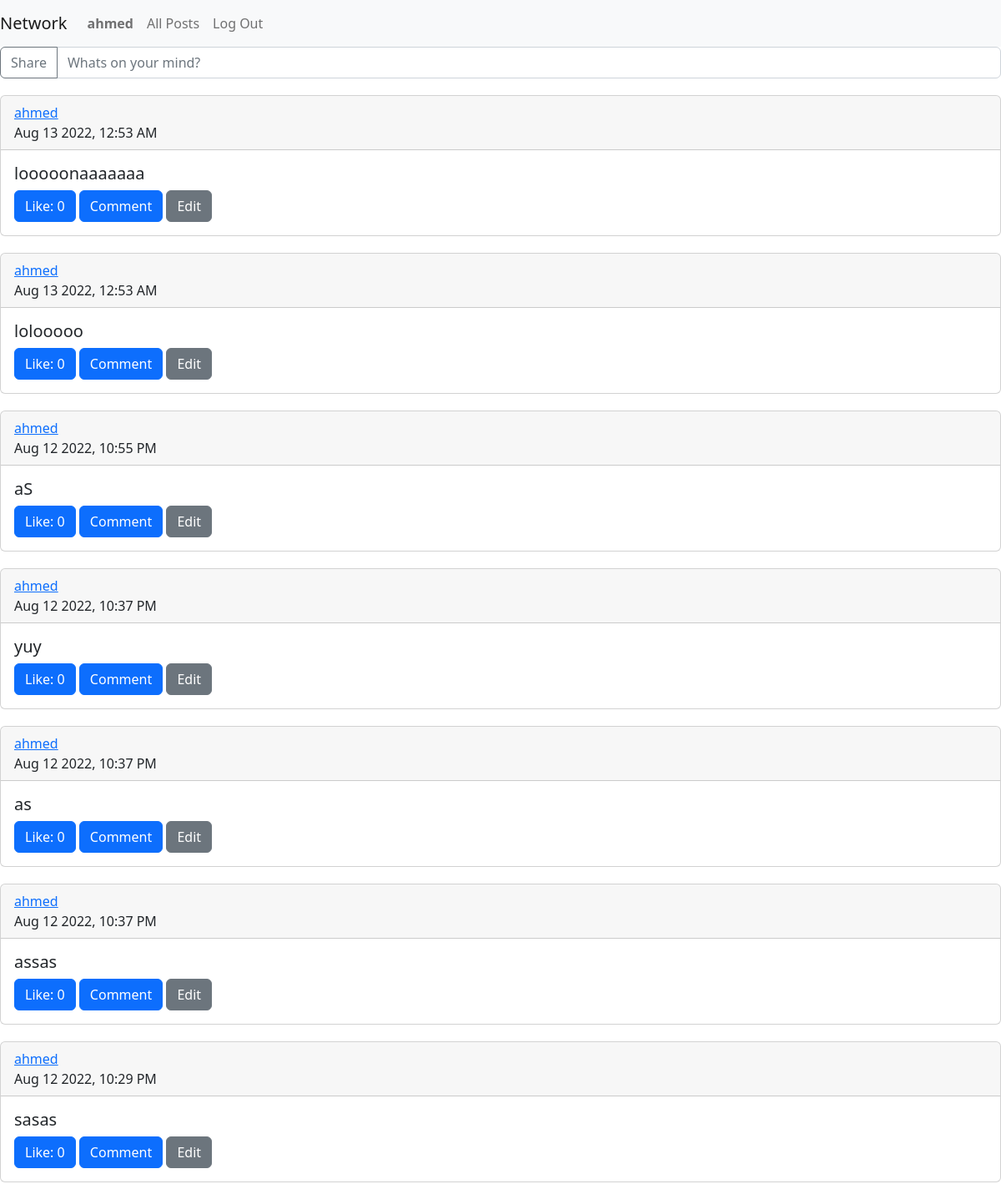
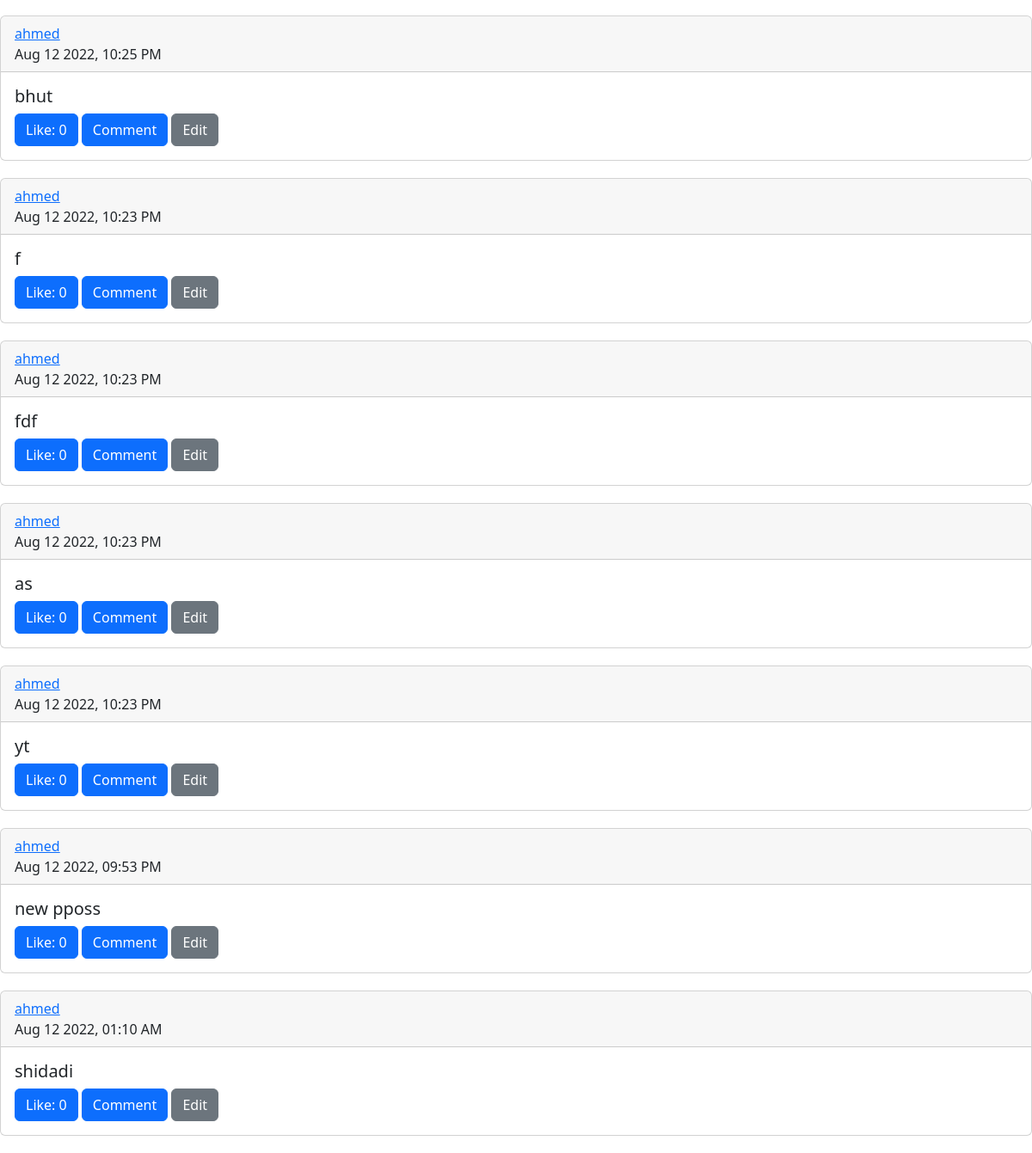
Screenshot of / (signed in) with the database file from the repository (2 pictures, top to bottom).
### network/models.py (models this page shows)
class User(AbstractUser):
    pass

class Post(models.Model):
    user_post = models.ForeignKey(User, on_delete=models.CASCADE,related_name="user_post", default="1")
    post = models.CharField(max_length=2000, null=False, blank=False, default="")
    timestamp = models.DateTimeField(auto_now_add=True)
    def serialize(self):
        likes = len(self.liked_on.all())
        return {
            "id":self.id,
            "user_post":self.user_post.username,
            "post": self.post,
            "time":self.timestamp.strftime("%b %d %Y, %I:%M %p"),
            "likes":likes
        }

### network/views.py (the view)
# urls.py: path("", views.index, name="index"),
def index(request):
    if not request.user.is_authenticated:
        return HttpResponseRedirect(reverse('login'))
    user = User.objects.get(pk=request.user.id)
    profile = Profile.objects.get(pk=user.id)
    following = [user.id for user in profile.following.all()]
    following.append(user.id)
    posts = Post.objects.filter(user_post__in=following)
    posts = posts.order_by("-timestamp").all()
    posts = [post.serialize() for post in posts]
    liked = Like.objects.filter(user_like=request.user)
    liked = [like.post.id for like in liked]
    return render(request, "network/index.html", {'posts':posts, 'liked':liked})

### network/templates/network/index.html (shortened to what this page needs)
{% extends "network/layout.html" %}
{% load static %}
{% block body %}
<form class="input-group mb-3" id="post-form">
  <button type="submit" class="btn btn-outline-secondary" type="button" id="share">Share</button>
  <input required type="text" class="form-control" placeholder="Whats on your mind?" id="post-text">
</form>
<div id="all-posts">
    {% for post in posts %}
    <div class="card">
        <div class="card-header">
          <a href="{% url 'profile' post.user_post %}">{{post.user_post}}</a>
          <br>
          {{post.time}}
        </div>
        <div class="card-body">
          <h5 class="card-title">{{post.post}}</h5>
          {% if post.id in liked %}
          <button class="btn btn-primary" id="unlike" data-post="{{post.id}}">Unlike: {{post.likes}}</button>
          {% else %}
          <button class="btn btn-primary" id="like" data-post="{{post.id}}">Like: {{post.likes}}</button>
          {% endif %}
          <button class="btn btn-primary">Comment</button>
          {% if user.username == post.user_post %}
          <button class="btn btn-secondary" id="edit" data-post="{{post.id}}">Edit</button>
          {% endif %}
        </div>
      </div>
    {% endfor %}
</div>
{% endblock %}

### network/templates/network/layout.html (shortened to what this page needs)
{% load static %}
<!DOCTYPE html>
<html lang="en">
    <head>
        <link href="https://cdn.jsdelivr.net/npm/bootstrap@5.2.0/dist/css/bootstrap.min.css" rel="stylesheet">
        <link href="{% static 'network/styles.css' %}" rel="stylesheet">
    </head>
    <body>
        <nav class="navbar navbar-expand-lg navbar-light bg-light">
            <a class="navbar-brand" href="{% url 'index' %}">Network</a>
            <div>
              <ul class="navbar-nav mr-auto">
                {% if user.is_authenticated %}
                    <li class="nav-item">
                        <a class="nav-link" id="profile" href="{% url 'profile' user.username %}"><strong>{{ user.username }}</strong></a>
                    </li>
                {% endif %}
                <li class="nav-item">
                  <a class="nav-link" id="all-posts-link" href="{% url 'posts' %}">All Posts</a>
                </li>
                {% if user.is_authenticated %}
                    <li class="nav-item">
                        <a class="nav-link" href="{% url 'logout' %}">Log Out</a>
                    </li>
                {% endif %}
              </ul>
            </div>
          </nav>
        <div class="body">
            {% block body %}
            {% endblock %}
        </div>
    </body>
</html>

### network/static/network/styles.css (style rules this page uses)
.card { margin-top: 20px; margin-bottom: 20px; }

### rows the page displays
User: username "ahmed", user_post "ahmed" "ahmed" "ahmed" "ahmed" "ahmed" "ahmed" "ahmed" "ahmed" "ahmed" "ahmed" "ahmed" "ahmed" "ahmed" "ahmed"
Post: post "looooonaaaaaaa"
Post: post "lolooooo"
Post: post "aS"
Post: post "yuy"
Post: post "as"
Post: post "assas"
Post: post "sasas"
Post: post "bhut"
Post: post "fdf"
Post: post "as"
Post: post "yt"
Post: post "new pposs"
Post: post "shidadi"

### other values shown
{{ post.time }} "Aug 13 2022, 12:53 AM" "Aug 13 2022, 12:53 AM" "Aug 12 2022, 10:55 PM" "Aug 12 2022, 10:37 PM" "Aug 12 2022, 10:37 PM" "Aug 12 2022, 10:37 PM" "Aug 12 2022, 10:29 PM" "Aug 12 2022, 10:25 PM" "Aug 12 2022, 10:23 PM" "Aug 12 2022, 10:23 PM" "Aug 12 2022, 10:23 PM" "Aug 12 2022, 10:23 PM" "Aug 12 2022, 09:53 PM" "Aug 12 2022, 01:10 AM"
{{ post.likes }} "0" "0" "0" "0" "0" "0" "0" "0" "0" "0" "0" "0" "0" "0"
{{ post.post }} "f"
